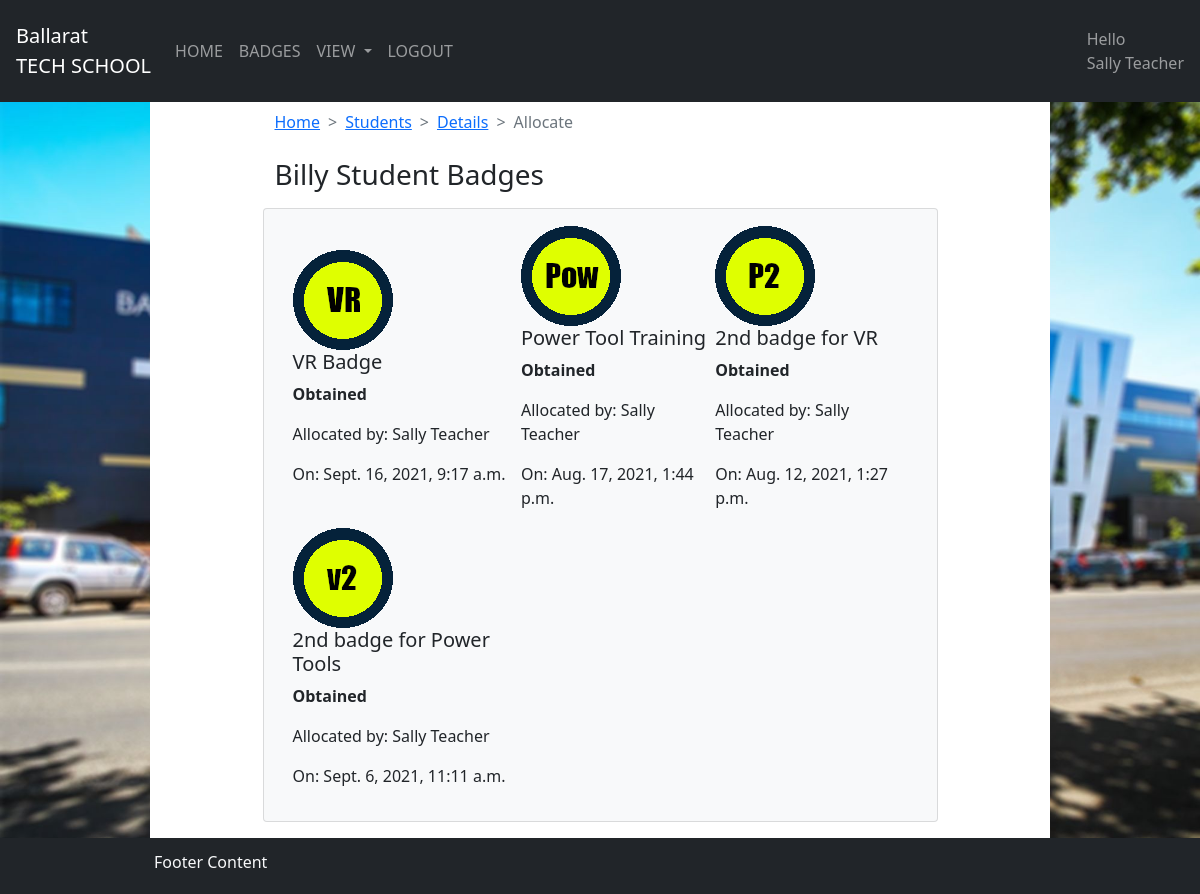
Page /teacher/student/3/badge/ (signed in) on the committed database.
### badge/models.py (models this page shows)
class Badge(models.Model):
	badge_id = models.BigAutoField(primary_key=True)
	badge_title = models.TextField(max_length=200)
	badge_description = models.TextField(max_length=500)
	badge_allocated_image = models.ImageField(null=True, blank=True, upload_to="images/badges")
	badge_unallocated_image = models.ImageField(null=True, blank=True, upload_to="images/badges")
	badge_how_to_obtain = models.TextField(max_length=200, null=True, blank=True)
	badge_subject = models.ForeignKey(Subject, on_delete=models.CASCADE, default=1)

class Allocation(models.Model):
	allocation_id = models.BigAutoField(primary_key=True)
	student_id = models.ForeignKey(User, on_delete=models.CASCADE, related_name='students_badge')
	staff_id = models.ForeignKey(User, on_delete=models.CASCADE, related_name='staff_badge')
	badge_id = models.ForeignKey(Badge, on_delete=models.CASCADE, related_name='alloc_list')
	alloc_date = models.DateTimeField(auto_now=True)

### login/decorators.py (the view, shortened to what this page needs)
		def wrapper_func(request, *args, **kwargs):
			return view_func(request, *args, **kwargs)

### templates/teacher_student_badge_list.html
{% extends 'teacher_base.html' %}
{% block content %}
<div class="bg-white text-dark w-75">
	<div class='d-flex justify-content-center'>
		<div class="w-75 mb-2 mt-2 text-dark ">
			<div class='container'>
				<nav style="--bs-breadcrumb-divider: '>';" aria-label="breadcrumb">
					<ol class="breadcrumb">
						<li class="breadcrumb-item"><a href="/teacher">Home</a></li>
						<li class="breadcrumb-item"><a href="/teacher/student/">Students</a></li>
						<li class="breadcrumb-item"><a href="/teacher/student/{{ student_id }}/">Details</a></li>
			    		<li class="breadcrumb-item active" aria-current="page">Allocate</li>
					</ol>
				</nav>
			</div>
			<div class='mt-4'>
				<div class='container'>
					<div class='bts_background'>
						<h3>{{ student_details.first_name }} {{ student_details.last_name }} Badges</h3>
					</div>
				</div>
			</div>
		</div>
	</div>
	<div class='d-flex justify-content-center'>
		<div class="p-3 mb-3 w-75 card bg-light text-dark ">
			<div class='container'>
				<div class="d-flex justify-content-center">
					<div class="table-responsive">
						<table>
							{% for item in item_list %}
								{% if forloop.counter0|divisibleby:3 %}<tr>{% endif %}
								<td>
									{% if item.obtained == True %}
										<img src="{{ item.badge.badge_allocated_image.url }}">
										<h5>{{ item.badge.badge_title }}</h5>
										<p><b>Obtained</b></p>
										<p>Allocated by: {{ item.alloc.staff_id.first_name }} {{ item.alloc.staff_id.last_name }} </p>
										<p>On: {{ item.alloc.alloc_date }}</p>
									{% else %}
										<img src="{{ item.badge.badge_unallocated_image.url }}">
										<h5>{{ item.badge.badge_title }}</h5>
										<form  method="POST" action="/teacher/student/{{ student_id }}/badge/{{ item.badge.badge_id }}/" >{% csrf_token %}
											<button type="submit" class="btn btn-primary btn-sm">Allocate</button>
										</form>
									{% endif %}
								</td>
								{% if forloop.counter|divisibleby:3 %}</tr>{% endif %}
							{% endfor %}
						</table>
					</div>
				</div>
			</div>
		</div>
	</div>
</div>
{% endblock %}

### templates/teacher_header.html (shortened to what this page needs)
{% load static %}
<body>
<nav class="navbar navbar-expand-lg navbar-dark bg-dark p-3">
  <a class="navbar-brand" href="/teacher">Ballarat </br> TECH SCHOOL</a>
  <div class="collapse navbar-collapse" id="navbarSupportedContent">
    <ul class="navbar-nav">
      <li class="nav-item">
          <a class="nav-link" href="/teacher">HOME</a>
      </li>
      <li class="nav-item">
          <a class="nav-link" href="/teacher/badge">BADGES</a>
      </li>
      <li class="nav-item dropdown">
          <a class="nav-link dropdown-toggle" href="#" id="navbarDropdown" role="button" data-toggle="dropdown" aria-haspopup="true" aria-expanded="false">
            VIEW
          </a>
      </li>
      <li class="nav-item">
          <a class="nav-link" href="/logout/">LOGOUT</a>
      </li>
    </ul>
  </div>
  <div class='d-flex justify-content-end'>
        <span class="navbar-text">
          Hello</br> {{ request.user.first_name }} {{ request.user.last_name }}
        </span>
    </div>
</nav>

### rows in the picture
Badge: badge.badge_allocated_image (picture), badge.badge_title "VR Badge", alloc.staff_id.first_name "Sally", alloc.staff_id.last_name "Teacher", alloc.alloc_date "Sept. 16, 2021, 9:17 a.m."
Badge: badge.badge_allocated_image (picture), badge.badge_title "Power Tool Training", alloc.staff_id.first_name "Sally", alloc.staff_id.last_name "Teacher", alloc.alloc_date "Aug. 17, 2021, 1:44 p.m."
Badge: badge.badge_allocated_image (picture), badge.badge_title "2nd badge for VR", alloc.staff_id.first_name "Sally", alloc.staff_id.last_name "Teacher", alloc.alloc_date "Aug. 12, 2021, 1:27 p.m."
Badge: badge.badge_allocated_image (picture), badge.badge_title "2nd badge for Power Tools", alloc.staff_id.first_name "Sally", alloc.staff_id.last_name "Teacher", alloc.alloc_date "Sept. 6, 2021, 11:11 a.m."

### other values in the picture
{{ request.user.first_name }} "Sally"
{{ request.user.last_name }} "Teacher"
{{ student_details.first_name }} "Billy"
{{ student_details.last_name }} "Student"
